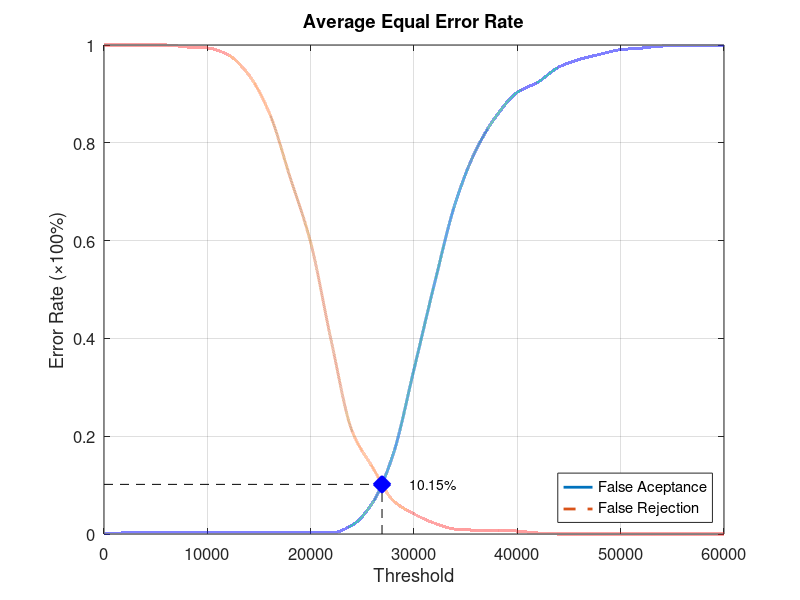
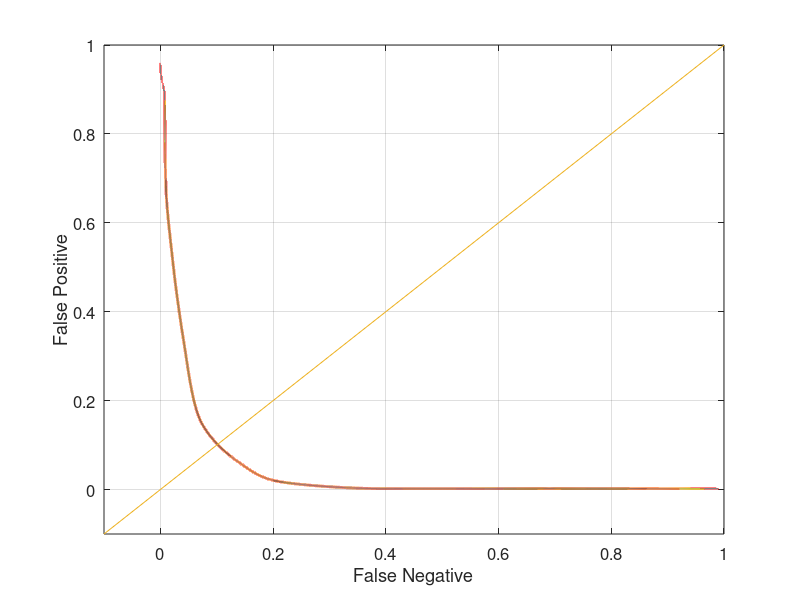

Write the MATLAB code that produced these figures, in order.
function yEER = Database3Average
close all;
clear;
clc;
x = 0:2000:60000;
xq = 0:0.5:60000;

y0 = [0 0.00210526 0.00210526 0.00210526 0.00210526 0.00210526 0.00210526 0.00210526 0.00210526 0.00210526 0.00210526 0.00210526 0.0178947 0.0642105 0.164211 0.336842 0.513684 0.676842 0.785263 0.855789 0.903158 0.92421 0.954737 0.970526 0.981053 0.990526 0.993684 0.997895 0.998947 0.998947 1];
yy0 = interp1(x, y0, xq, 'pchip');
y1 = [1 1 1 1 0.996 0.994 0.98 0.939 0.861 0.73 0.596 0.394 0.211 0.136 0.068 0.041 0.022 0.01 0.008 0.008 0.006 0.002 0 0 0 0 0 0 0 0 0];
yy1 = interp1(x, y1, xq, 'pchip');

% Calculating EER: 
y2 = abs(y0 - y1);
find(y2 == min(y2))
yy2 = abs(yy0 - yy1);
xEER = find(yy2 == min(yy2));
xEERIndex = xq(xEER) % X-axis EER
yEER = yy0(xEER) % Y-axis EER

main = figure
plot(xq, yy0,'-','LineWidth', 2);	hold on
plot(xq, yy1,'--','LineWidth', 2);	hold on
plot([xEERIndex xEERIndex], [0 yEER], 'k--');	hold on
plot([0 xEERIndex], [yEER yEER], 'k--');	hold on
plot(xEERIndex, yEER, 'bx', 'LineWidth', 10);	hold on
text(xEERIndex + 10 * xEERIndex / 100, yEER, [num2str(round((10000 * yEER)) / 100) '%'])
legend('False Aceptance', 'False Rejection', 'Location', 'SouthEast')
xlabel('Threshold')
ylabel('Error Rate (\times100%)')
title('Average Equal Error Rate')
set(gca, 'FontSize', 12)
axis([0 60000 0 1])
grid on

print(main, 'Database3AverageMain', '-dpng');
FNRxFPR = figure('Color', [1 1 1]);
plot(yy1, yy0, '-', yy1, yy0, 'LineWidth', 2);
hold on
y = -0.1:0.1:1
plot(y, y); 
set(gca, 'FontSize', 12)
xlabel('False Negative')
ylabel('False Positive')
axis([-0.1 1 -0.1 1])
set(gca, 'FontSize', 12)
grid on

print(FNRxFPR, 'Database3AverageFNRxFPR','-dpng');
end
